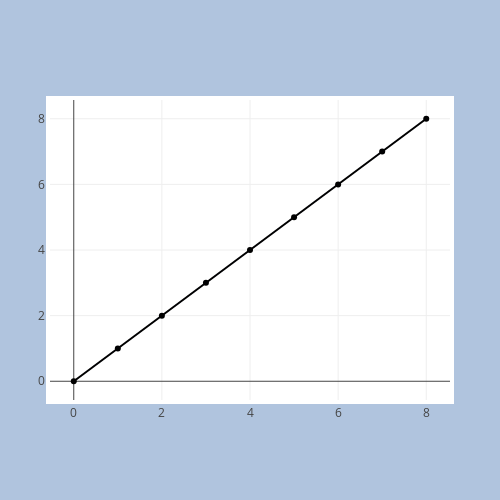

Notebook code cell kept with this figure:
### Code cell


### Figure 1 — Plotly figure (JSON) as saved in the notebook; plotly's stock layout.template omitted (floating-point values rounded to 4 significant figures)
{"data": [{"type": "scatter", "x": [0, 1, 2, 3, 4, 5, 6, 7, 8], "y": [0, 1, 2, 3, 4, 5, 6, 7, 8]}], "layout": {"autosize": false, "height": 500, "margin": {"b": 100, "l": 50, "pad": 4, "r": 50, "t": 100}, "paper_bgcolor": "LightSteelBlue", "width": 500}}
